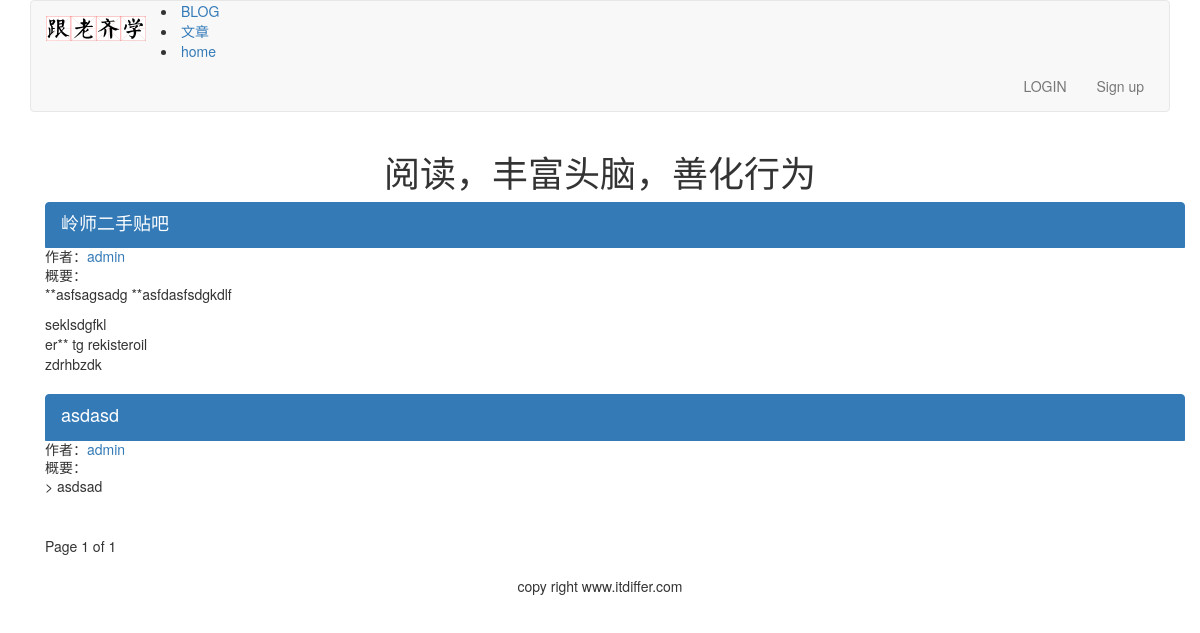
Before: /article/list-article-titles/ with the older database file.
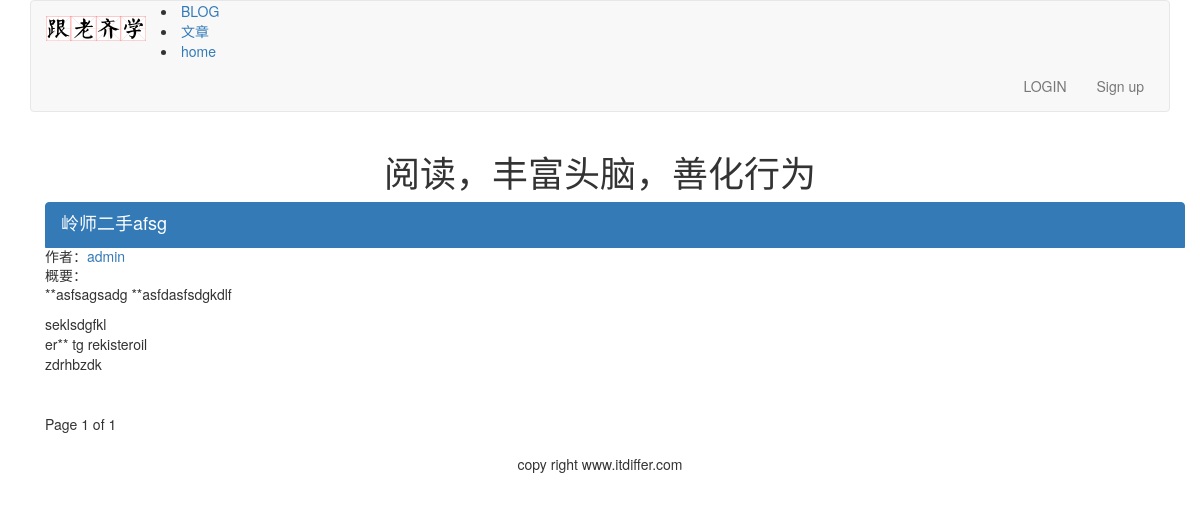
After: the same page with the newer database file.
### article/models.py (models this page shows, shortened)
class ArticlePost(models.Model):
    author = models.ForeignKey(User,on_delete=models.CASCADE, related_name="article")
    title = models.CharField(max_length=200)
    slug = models.SlugField(max_length=500)
    column = models.ForeignKey(ArticleColumn, on_delete=models.CASCADE,related_name="article_column")
    body = models.TextField()
    created = models.DateTimeField(default=timezone.now())
    updated = models.DateTimeField(auto_now=True)
    users_like = models.ManyToManyField(User, related_name="articles_like", blank=True)
    class Meta:
        ordering = ("-updated",)
        index_together = (('id', 'slug'),)
    def get_url_path(self):
        return reverse("article:article_content", args=[self.id, self.slug])

### article/list_views.py (the view)
# urls.py: path('list-article-titles/', list_views.article_titles, name='article_titles'),
def article_titles(request, username=None):
    if username:
        user = User.objects.get(username=username)
        articles_title = ArticlePost.objects.filter(author=user)
        try:
            userinfo = user.userinfo
        except:
            userinfo = None
    else:
        articles_title = ArticlePost.objects.all()
    paginator = Paginator(articles_title, 2)
    page = request.GET.get('page')
    try:
        current_page = paginator.page(page)
        articles = current_page.object_list
    except PageNotAnInteger:
        current_page = paginator.page(1)
        articles = current_page.object_list
    except EmptyPage:
        current_page = paginator.page(paginator.num_pages)
        articles = current_page.object_list
    if username:
        return render(request, "article/list/author_articles.html", {"articles":articles, "page":current_page, "userinfo":userinfo, "user":user})
    return render(request, "article/list/article_titles.html", {"articles":articles, "page": current_page})

### templates/article/list/article_titles.html (shortened to what this page needs)
{% extends "base.html" %}
{% block content %}
<div class="row text-center vertical-middle-sm">
    <h1>阅读，丰富头脑，善化行为</h1>
</div>
<div class="container">
    {% for article in articles %}
    <div class="list-group">
        <a href="{{article.get_url_path}}" class="list-group-item active">
            <h4 class="list-group-item-heading">{{article.title}}</h4>
        </a>
        <p class="list-group-item-text">作者：<a href="{% url 'article:author_articles' article.author.username %}">{{article.author.username}}</a></p>
        <p class="list-group-item-text">概要：{{article.body|slice:'70'| linebreaks}}</p>
    </div>
    {% endfor %}
{% include "paginator.html" %}
</div>
{% endblock %}

Changed rows visible on the page:
removed ArticlePost: title "asdasd", author.username "admin", body "> asdsad"
changed ArticlePost "**asfsagsadg **asfdasfsdgkdlf seklsdgfkl er** tg rekisteroil zdrhbzdk": title "岭师二手贴吧" → "岭师二手afsg"
